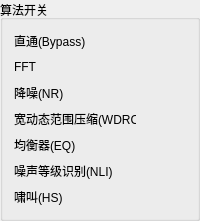
         <widget class="QGroupBox" name="groupBox_6">
          <property name="sizePolicy">
           <sizepolicy hsizetype="Fixed" vsizetype="Fixed">
            <horstretch>0</horstretch>
            <verstretch>0</verstretch>
           </sizepolicy>
          </property>
          <property name="minimumSize">
           <size>
            <width>200</width>
            <height>0</height>
           </size>
          </property>
          <property name="maximumSize">
           <size>
            <width>200</width>
            <height>16777215</height>
           </size>
          </property>
          <property name="title">
           <string>算法开关</string>
          </property>
          <layout class="QHBoxLayout" name="horizontalLayout_45">
           <item>
            <layout class="QGridLayout" name="gridLayout">
             <item row="0" column="0">
              <widget class="QLabel" name="label_2">
               <property name="sizePolicy">
                <sizepolicy hsizetype="Preferred" vsizetype="Preferred">
                 <horstretch>0</horstretch>
                 <verstretch>0</verstretch>
                </sizepolicy>
               </property>
               <property name="text">
                <string>直通(Bypass)</string>
               </property>
              </widget>
             </item>
             <item row="6" column="1">
              <widget class="SwitchButton" name="algHSSwitchBtn" native="true">
               <property name="minimumSize">
                <size>
                 <width>44</width>
                 <height>20</height>
                </size>
               </property>
               <property name="maximumSize">
                <size>
                 <width>44</width>
                 <height>20</height>
                </size>
               </property>
              </widget>
             </item>
             <item row="1" column="1">
              <widget class="SwitchButton" name="algFFTSwitchBtn" native="true">
               <property name="minimumSize">
                <size>
                 <width>44</width>
                 <height>20</height>
                </size>
               </property>
               <property name="maximumSize">
                <size>
                 <width>44</width>
                 <height>20</height>
                </size>
               </property>
              </widget>
             </item>
             <item row="4" column="1">
              <widget class="SwitchButton" name="algEQSwitchBtn" native="true">
               <property name="minimumSize">
                <size>
                 <width>44</width>
                 <height>20</height>
                </size>
               </property>
               <property name="maximumSize">
                <size>
                 <width>44</width>
                 <height>20</height>
                </size>
               </property>
              </widget>
             </item>
             <item row="3" column="0">
              <widget class="QLabel" name="algWDRCDescLabel">
               <property name="text">
                <string>宽动态范围压缩(WDRC)</string>
               </property>
              </widget>
             </item>
             <item row="1" column="0">
              <widget class="QLabel" name="algFFTModeLabel">
               <property name="text">
                <string>FFT</string>
               </property>
              </widget>
             </item>
             <item row="4" column="0">
              <widget class="QLabel" name="algEQDescLabel">
               <property name="text">
                <string>均衡器(EQ)</string>
               </property>
              </widget>
             </item>
             <item row="0" column="1">
              <widget class="SwitchButton" name="algBypassSwitch" native="true">
               <property name="minimumSize">
                <size>
                 <width>44</width>
                 <height>20</height>
                </size>
               </property>
               <property name="maximumSize">
                <size>
                 <width>44</width>
                 <height>20</height>
                </size>
               </property>
              </widget>
             </item>
             <item row="6" column="0">
              <widget class="QLabel" name="algHSDescLabel">
               <property name="text">
                <string>啸叫(HS)</string>
               </property>
              </widget>
             </item>
             <item row="2" column="1">
              <widget class="SwitchButton" name="algNRSwitchBtn" native="true">
               <property name="minimumSize">
                <size>
                 <width>44</width>
                 <height>20</height>
                </size>
               </property>
               <property name="maximumSize">
                <size>
                 <width>44</width>
                 <height>20</height>
                </size>
               </property>
              </widget>
             </item>
             <item row="2" column="0">
              <widget class="QLabel" name="algNRDescLabel">
               <property name="text">
                <string>降噪(NR)</string>
               </property>
              </widget>
             </item>
             <item row="3" column="1">
              <widget class="SwitchButton" name="algWDRCSwitchBtn" native="true">
               <property name="minimumSize">
                <size>
                 <width>44</width>
                 <height>20</height>
                </size>
               </property>
               <property name="maximumSize">
                <size>
                 <width>44</width>
                 <height>20</height>
                </size>
               </property>
              </widget>
             </item>
             <item row="5" column="0">
              <widget class="QLabel" name="algNliDescLabel">
               <property name="text">
                <string>噪声等级识别(NLI)</string>
               </property>
              </widget>
             </item>
             <item row="5" column="1">
              <widget class="SwitchButton" name="algNLISwitchBtn" native="true">
               <property name="minimumSize">
                <size>
                 <width>44</width>
                 <height>20</height>
                </size>
               </property>
               <property name="maximumSize">
                <size>
                 <width>44</width>
                 <height>20</height>
                </size>
               </property>
              </widget>
             </item>
            </layout>
           </item>
          </layout>
         </widget>
